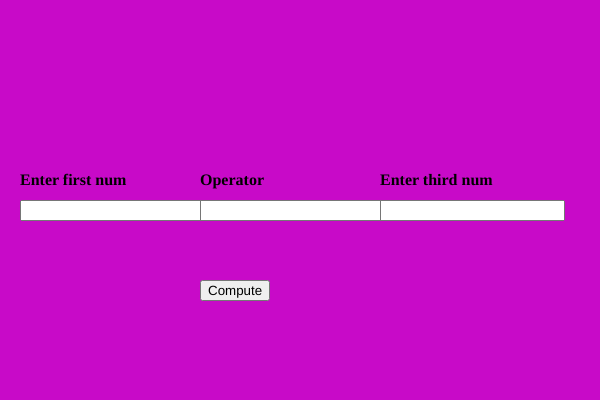
Frame 1 (no input)
Frame 60 (no input): identical to frame 1, image omitted
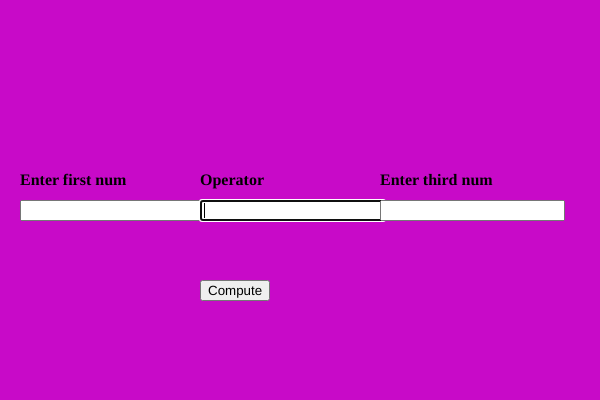
Frame 120 (the mouse pressed at the canvas centre since frame 60)

The p5.js sketch that drew these frames (run headless with seeded random() and noise() and a simulated clock; from frame 60 on, the mouse is pressed at the canvas centre):

// p5.js sketch
// ── sketch.js
var input1, input2, input3;
var head1, head2, head3;
var b1;

function setup() {
  createCanvas(600, 400);
  input1 = createInput();
  input1.position(20, 200);

  input2 = createInput();
  input2.position(200, 200);

  input3 = createInput();
  input3.position(380, 200);

  head1 = createElement("h4", "Enter first num");
  head1.position(20, 150);
  head2 = createElement("h4", "Operator");
  head2.position(200, 150);
  head3 = createElement("h4", "Enter third num");
  head3.position(380, 150);

  b1 = createButton("Compute");
  b1.position(200, 280);
  b1.mousePressed(compute);



  textAlign(CENTER);
  textSize(15);
}

function draw() {
  background(200, 10, 200);

}


function compute(){
  var sub1 = parseInt(input1.value());
  var sub2 = input2.value();
  var sub3 = parseInt(input3.value());

  switch(sub2){
    case "+":
      console.log(sub1+sub3);
      break;
    case "-":
      console.log(sub1-sub3);
      break;
    case "/":
      console.log(sub1/sub3);
      break;
    case "*":
      console.log(sub1*sub3);
      break;
    case "%":
      console.log(sub1%sub3);
      break;
    case "**":
      console.log(sub1**sub3);
      break;
  default:
    console.log("Not a valid operator")

  }
}
